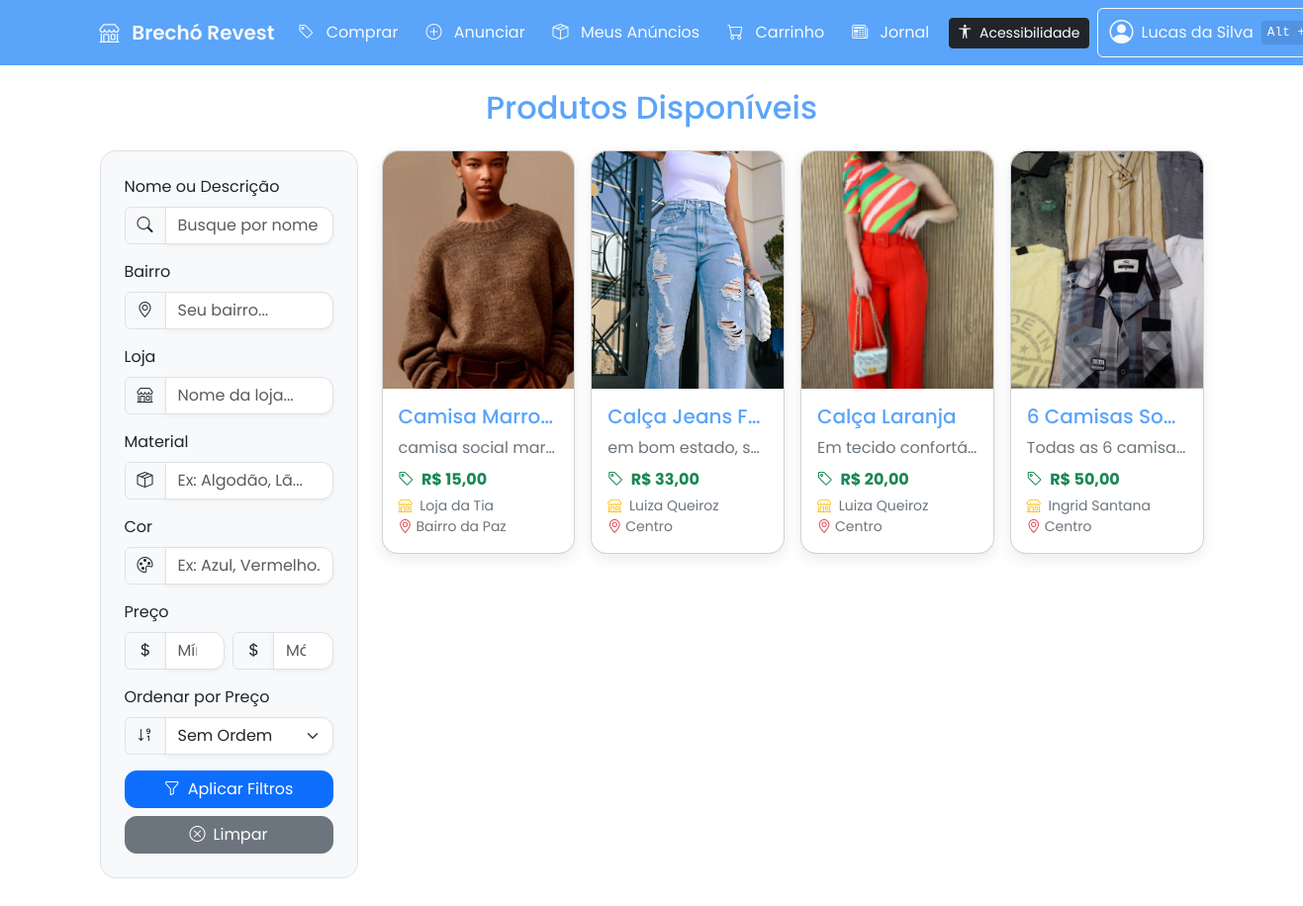
/listar_produtos.php (signed in), run on the app's committed database.
### tables this page shows
CREATE TABLE `produtos` (
  `id` int(11) NOT NULL,
  `nome` varchar(255) NOT NULL,
  `descricao` text DEFAULT NULL,
  `preco` decimal(10,2) DEFAULT NULL,
  `imagem` text DEFAULT NULL,
  `data_cadastro` timestamp NOT NULL DEFAULT current_timestamp(),
  `tamanho` varchar(50) DEFAULT NULL,
  `telefone` varchar(50) DEFAULT NULL,
  `pagamento` varchar(255) DEFAULT NULL,
  `usuario_id` int(11) DEFAULT NULL,
  `status_reserva` enum('disponivel','reservado','vendido') NOT NULL DEFAULT 'disponivel',
  `tipo_roupa` varchar(50) DEFAULT NULL,
  `estilo` varchar(50) DEFAULT NULL,
  `cor` varchar(50) DEFAULT NULL,
  `materiais` varchar(255) DEFAULT NULL,
  `bairro` varchar(255) DEFAULT NULL,
  `status` varchar(20) DEFAULT 'disponivel',
  `comprador_id` int(11) DEFAULT NULL
);

CREATE TABLE `usuarios` (
  `id` int(11) NOT NULL,
  `nome` varchar(255) DEFAULT NULL,
  `email` varchar(255) DEFAULT NULL,
  `senha` varchar(255) DEFAULT NULL,
  `tipo` enum('usuario','loja') DEFAULT 'usuario',
  `telefone` varchar(20) DEFAULT NULL,
  `instagram` varchar(255) DEFAULT NULL,
  `facebook` varchar(255) DEFAULT NULL,
  `tiktok` varchar(255) DEFAULT NULL,
  `twitter` varchar(255) DEFAULT NULL,
  `whatsapp` varchar(255) DEFAULT NULL,
  `first_login` tinyint(1) DEFAULT 1,
  `nome_loja` varchar(255) DEFAULT NULL,
  `foto_perfil` varchar(255) DEFAULT NULL,
  `cep` varchar(10) DEFAULT NULL,
  `rua` varchar(255) DEFAULT NULL,
  `numero` varchar(20) DEFAULT NULL,
  `complemento` varchar(255) DEFAULT NULL,
  `bairro` varchar(255) DEFAULT NULL,
  `cidade` varchar(255) DEFAULT NULL,
  `estado` varchar(50) DEFAULT NULL,
  `reset_token` varchar(255) DEFAULT NULL,
  `reset_token_exp` datetime DEFAULT NULL,
  `reset_code` varchar(10) DEFAULT NULL,
  `reset_code_exp` datetime DEFAULT NULL,
  `senha_seguranca` varchar(255) DEFAULT NULL
);

### public/listar_produtos.php (called while the page is built, shortened)
<?php
include __DIR__ . '/../app/core/conexao.php';
include __DIR__ . '/../app/includes/header.php';
include __DIR__ . '/../app/logic/filtro_produto.php';
include __DIR__ . '/../app/views/filtro_produto.php';
?>

### app/logic/filtro_produto.php (called while the page is built, shortened)
<?php
require_once __DIR__ . '/../core/conexao.php';
$busca_nome = $_GET['busca_nome'] ?? '';
$tamanho = $_GET['tamanho'] ?? '';
$cor = $_GET['cor'] ?? '';
$bairro = $_GET['bairro'] ?? '';
$loja = $_GET['loja'] ?? '';
$materiais_raw = $_GET['materiais'] ?? '';
$preco_ordem = $_GET['preco_ordem'] ?? '';
$preco_min = isset($_GET['preco_min']) && is_numeric($_GET['preco_min']) ? (float)$_GET['preco_min'] : null;
$preco_max = isset($_GET['preco_max']) && is_numeric($_GET['preco_max']) ? (float)$_GET['preco_max'] : null;
$sql = "SELECT
            p.id,
            p.nome,
            p.preco,
            p.imagem,
            p.materiais,
            p.descricao,
            u.id AS usuario_id,
            u.nome AS vendedor,
            u.bairro AS bairro_loja
        FROM produtos p
        JOIN usuarios u ON p.usuario_id = u.id
        WHERE p.status_reserva = 'disponivel'";
if ($preco_ordem === 'asc') {
    $sql .= " ORDER BY p.preco ASC";
} elseif ($preco_ordem === 'desc') {
    $sql .= " ORDER BY p.preco DESC";
} else {
    $sql .= " ORDER BY p.data_cadastro DESC";
}
$stmt = $con->prepare($sql);
$stmt->execute();
$resultado = $stmt->get_result();
$filtros_ativos = !empty($busca_nome) || !empty($tamanho) || !empty($cor) || !empty($bairro) || !empty($loja) || !empty($materiais_raw) || !empty($preco_ordem) || ($preco_min !== null) || ($preco_max !== null);
?>

### app/views/filtro_produto.php (the view, shortened to what this page needs)
<!DOCTYPE html>
<html lang="pt-br">
<head>
</head>
<body>
<main class="container my-4">
    <h2 class="mb-4 text-center text-primary">Produtos Disponíveis</h2>
    <div class="row">
        <div class="col-12 col-lg-3 filter-sidebar">
            <div class="collapse d-lg-block <?= $filtros_ativos ? 'show' : '' ?>" id="filtroCollapse">
                <form class="filter-form mb-4 p-4 border rounded-4 bg-light" action="?" method="get">
                    <div class="row g-3">
                        <div class="col-12">
                            <label for="busca_nome" class="form-label">Nome ou Descrição</label>
                            <div class="input-group">
                                <span class="input-group-text"><i class="bi bi-search"></i></span>
                                <input type="text" class="form-control" id="busca_nome" name="busca_nome" value="<?= htmlspecialchars($busca_nome) ?>" placeholder="Busque por nome ou descrição...">
                            </div>
                        </div>
                        <div class="col-12">
                            <label for="bairro" class="form-label">Bairro</label>
                            <div class="input-group">
                                <span class="input-group-text"><i class="bi bi-geo-alt"></i></span>
                                <input type="text" class="form-control" id="bairro" name="bairro" value="<?= htmlspecialchars($bairro) ?>" placeholder="Seu bairro...">
                            </div>
                        </div>
                        <div class="col-12">
                            <label for="loja" class="form-label">Loja</label>
                            <div class="input-group">
                                <span class="input-group-text"><i class="bi bi-shop"></i></span>
                                <input type="text" class="form-control" id="loja" name="loja" value="<?= htmlspecialchars($loja) ?>" placeholder="Nome da loja...">
                            </div>
                        </div>
                        <div class="col-12">
                            <label for="materiais" class="form-label">Material</label>
                            <div class="input-group">
                                <span class="input-group-text"><i class="bi bi-box-seam"></i></span>
                                <input type="text" class="form-control" id="materiais" name="materiais" value="<?= htmlspecialchars($materiais_raw) ?>" placeholder="Ex: Algodão, Lã...">
                            </div>
                        </div>
                        <div class="col-12">
                            <label for="cor" class="form-label">Cor</label>
                            <div class="input-group">
                                <span class="input-group-text"><i class="bi bi-palette"></i></span>
                                <input type="text" class="form-control" id="cor" name="cor" value="<?= htmlspecialchars($cor) ?>" placeholder="Ex: Azul, Vermelho...">
                            </div>
                        </div>
                        <div class="col-12">
                            <label class="form-label d-block">Preço</label>
                            <div class="row g-2">
                                <div class="col">
                                    <div class="input-group">
                                        <span class="input-group-text"><i class="bi bi-currency-dollar"></i></span>
                                        <input type="number" step="0.01" class="form-control" id="preco_min" name="preco_min" value="<?= $preco_min !== null ? htmlspecialchars($preco_min) : '' ?>" placeholder="Mínimo">
                                    </div>
                                </div>
                                <div class="col">
                                    <div class="input-group">
                                        <span class="input-group-text"><i class="bi bi-currency-dollar"></i></span>
                                        <input type="number" step="0.01" class="form-control" id="preco_max" name="preco_max" value="<?= $preco_max !== null ? htmlspecialchars($preco_max) : '' ?>" placeholder="Máximo">
                                    </div>
                                </div>
                            </div>
                        </div>
                        <div class="col-12">
                            <label for="preco_ordem" class="form-label">Ordenar por Preço</label>
                            <div class="input-group">
                                <span class="input-group-text"><i class="bi bi-sort-numeric-down-alt"></i></span>
                                <select class="form-select" id="preco_ordem" name="preco_ordem">
                                    <option value="">Sem Ordem</option>
                                </select>
                            </div>
                        </div>
                        <div class="col-12 text-center mt-3">
                            <button type="submit" class="btn btn-primary px-4 w-100 mb-2">
                                <i class="bi bi-funnel me-2"></i>Aplicar Filtros
                            </button>
                            <a href="listar_produtos.php" class="btn btn-secondary px-4 w-100">
                                <i class="bi bi-x-circle me-2"></i>Limpar
                            </a>
                        </div>
                    </div>
                </form>
            </div>
        </div>
        <div class="col-12 col-lg-9">
            <?php if ($resultado->num_rows > 0): ?>
                <div class="row row-cols-2 row-cols-sm-3 row-cols-md-3 row-cols-lg-4 g-3">
                    <?php while ($row = $resultado->fetch_assoc()):
                        $imagens = !empty($row['imagem']) ? unserialize($row['imagem']) : [];
                        $imagem_preview = (!empty($imagens) && is_array($imagens) && file_exists('../public/uploads/' . $imagens[0]))
                            ? '../public/uploads/' . $imagens[0]
                            : '../public/assets/imagens/placeholder.png';
                    ?>
                        <div class="col">
                            <div class="card h-100 rounded-4 card-hover-effect">
                                <a href="ver_produto.php?id=<?= $row['id'] ?>" class="text-decoration-none text-dark">
                                    <img src="<?= htmlspecialchars($imagem_preview) ?>" class="card-img-top img-fluid rounded-top-4" alt="<?= htmlspecialchars($row['nome']) ?>" style="height:240px; object-fit:cover;">
                                    <div class="card-body d-flex flex-column p-3">
                                        <h5 class="card-title text-truncate text-info"><?= htmlspecialchars($row['nome']) ?></h5>
                                        <p class="card-text text-truncate mb-2 text-secondary"><?= htmlspecialchars($row['descricao']) ?></p>
                                        <p class="fw-bold mb-1 text-success"><i class="bi bi-tag me-1"></i> R$ <?= number_format($row['preco'], 2, ',', '.') ?></p>
                                        <p class="text-muted small mb-0"><i class="bi bi-shop me-1 text-warning"></i>
                                            <a href="perfil_loja.php?id=<?= $row['usuario_id'] ?>" class="text-decoration-none text-secondary"><?= htmlspecialchars($row['vendedor']) ?></a>
                                        </p>
                                        <p class="text-muted small mb-0"><i class="bi bi-geo-alt me-1 text-danger"></i><span class="text-secondary"><?= htmlspecialchars($row['bairro_loja'] ?? 'Não informado') ?></span></p>
                                    </div>
                                </a>
                            </div>
                        </div>
                    <?php endwhile; ?>
                </div>
            <?php else: ?>
                <p class="alert alert-info text-center">Nenhum produto encontrado com os filtros selecionados.</p>
            <?php endif; ?>
        </div>
    </div>
</main>
</body>
</html>

### app/includes/header.php (style rules this page uses)
body { font-family: 'Poppins', sans-serif; }

### app/views/filtro_produto.php (style rules this page uses)
.card-hover-effect { transition: transform 0.3s ease-in-out, box-shadow 0.3s ease-in-out; box-shadow: 0 5px 15px rgba(0,0,0,0.08); }
.text-primary { color: #5AA4FA !important; }
.text-info { color: #5AA4FA !important; }
.text-success { color: #198754 !important; }
.text-warning { color: #ffc107 !important; }
.text-danger { color: #dc3545 !important; }
.text-secondary { color: #6c757d !important; }
body { font-family: 'Poppins', sans-serif; }
.filter-form .form-control, .filter-form .form-select { border-radius: .75rem; box-shadow: 0 2px 5px rgba(0,0,0,0.05); }
.filter-form .btn { border-radius: .75rem; }
@media (min-width: 992px) { .filter-sidebar { position: sticky; top: 2rem; align-self: flex-start; } }

### data on the page
produtos: shows a picture, nome "Camisa Marro…", descricao "camisa social mar…", preco "15,00", usuario.nome "Loja da Tia", usuario.bairro "Bairro da Paz"
produtos: shows a picture, nome "Calça Jeans F…", descricao "em bom estado, s…", preco "33,00", usuario.nome "Luiza Queiroz", usuario.bairro "Centro"
produtos: shows a picture, nome "Calça Laranja", descricao "Em tecido confortá…", preco "20,00", usuario.nome "Luiza Queiroz", usuario.bairro "Centro"
produtos: shows a picture, nome "6 Camisas So…", descricao "Todas as 6 camisa…", preco "50,00", usuario.nome "Ingrid Santana", usuario.bairro "Centro"

### other printed values
$_SESSION['usuario']['nome'] "Lucas da Silva"
